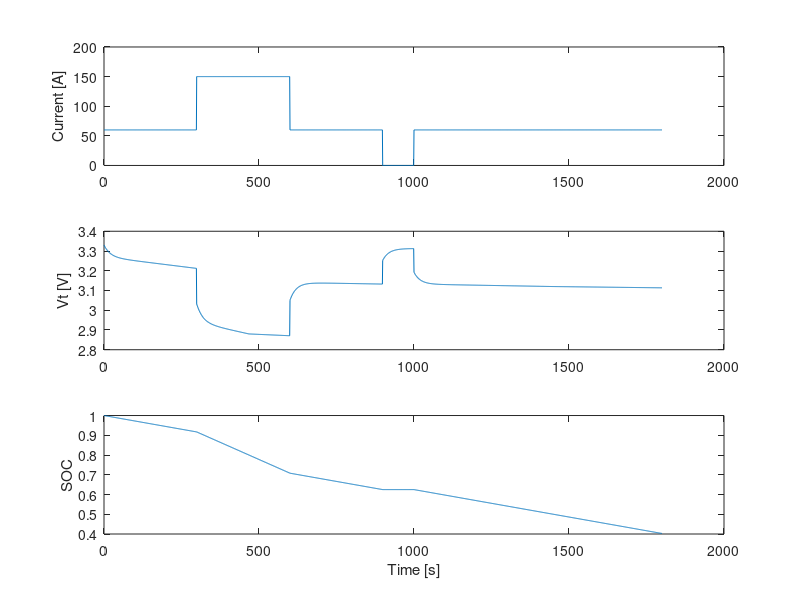

The MATLAB script that drew this image:
clear; clc; close all;

%% 1. Current profile (test version)
dt = 1; t = 0:dt:1800;
I  = 60*ones(size(t));          % 60 A base load
I(300:600)  = 150;              % acceleration burst
I(900:1000) = 0;                % rest period
N = length(I);

%% 2. Parameters (placeholders)
Q    = 60*3600;      % capacity [A·s]
eta  = 1;
R0   = 0.002;
R1   = 0.001;
C1   = 20000;
tau  = R1*C1;

%% 3. OCV-SOC lookup
soc_tbl = [0 0.1 0.2 0.5 0.8 0.9 1.0];
ocv_tbl = [2.8 3.20 3.28 3.30 3.33 3.38 3.45];
OCV = @(s) interp1(soc_tbl, ocv_tbl, s, 'linear', 'extrap');

%% 4. Simulation
soc = zeros(1,N); U1 = zeros(1,N); Vt = zeros(1,N);
soc(1) = 1.0;
for k = 1:N-1
    Vt(k)    = OCV(soc(k)) - I(k)*R0 - U1(k);
    soc(k+1) = soc(k) - eta*dt/Q * I(k);
    U1(k+1)  = exp(-dt/tau)*U1(k) + R1*(1-exp(-dt/tau))*I(k);
end
Vt(N) = OCV(soc(N)) - I(N)*R0 - U1(N);

%% 5. Plots
figure;
subplot(3,1,1); plot(t, I);   ylabel('Current [A]');
subplot(3,1,2); plot(t, Vt);  ylabel('Vt [V]');
subplot(3,1,3); plot(t, soc); ylabel('SOC'); xlabel('Time [s]');
